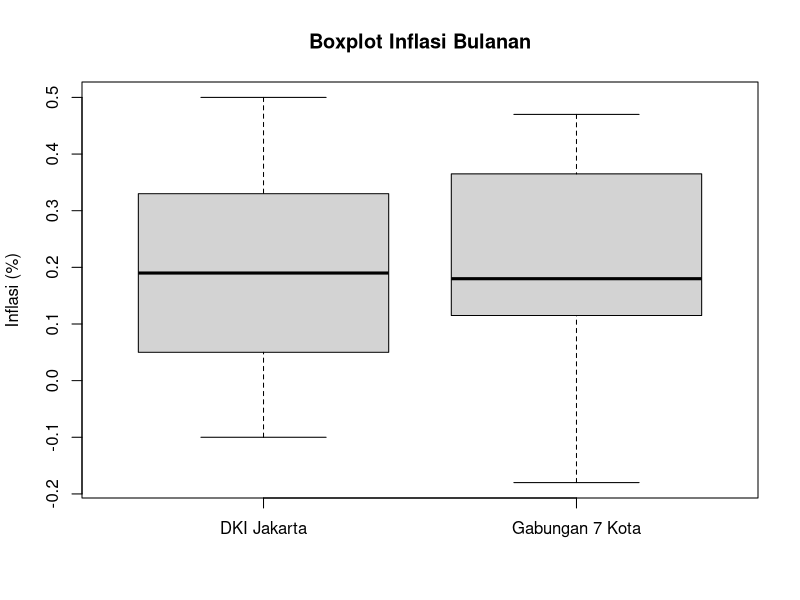
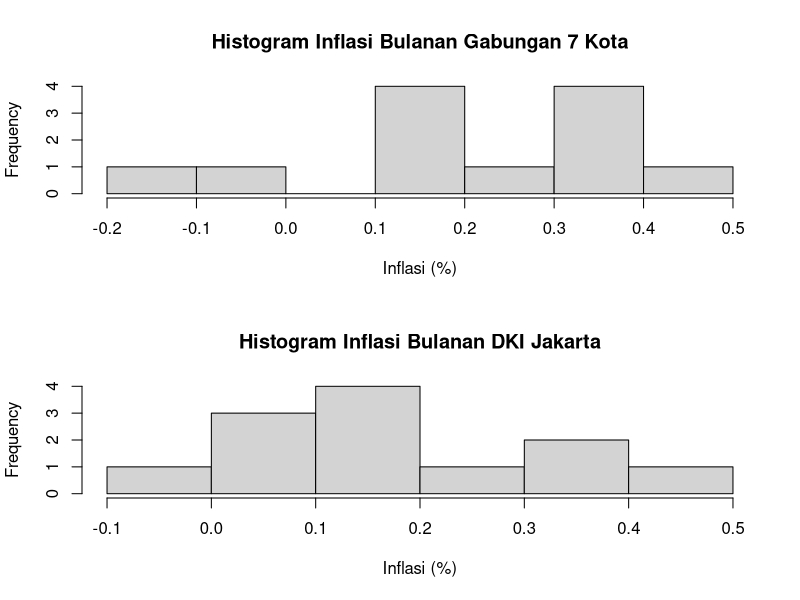
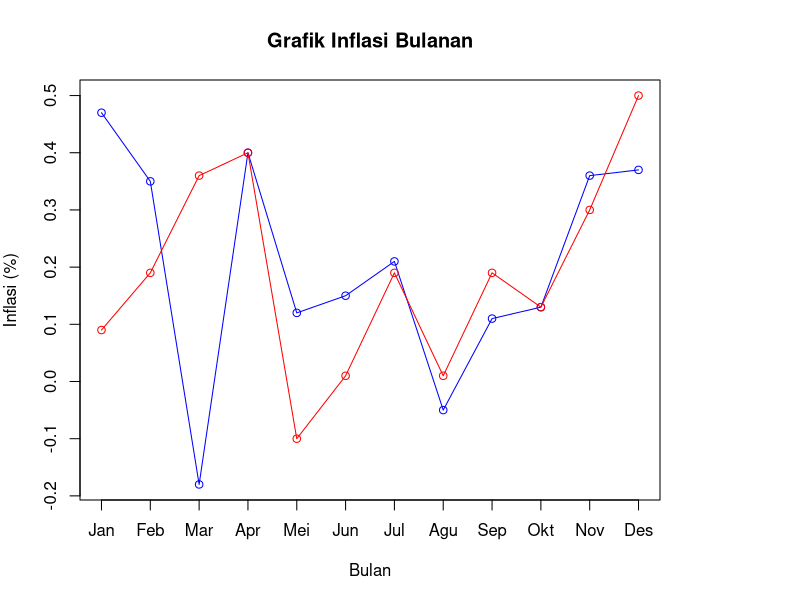

Reproduce these figures in R, in order.
# Data Gabungan 7 Kota
bulan <- c("Jan", "Feb", "Mar", "Apr", "Mei", "Jun", "Jul", "Agu", "Sep", "Okt", "Nov", "Des")
inflasi_gabungan <- c(0.47, 0.35, -0.18, 0.4, 0.12, 0.15, 0.21, -0.05, 0.11, 0.13, 0.36, 0.37)
ihk_gabungan <- c(115.65, 116.06, 115.85, 116.31, 116.45, 116.63, 116.88, 116.82, 116.95, 117.1, 117.52, 117.96)

# Data DKI Jakarta
inflasi_jakarta <- c(0.09, 0.19, 0.36, 0.4, -0.1, 0.01, 0.19, 0.01, 0.19, 0.13, 0.3, 0.5)
ihk_jakarta <- c(112.21, 112.42, 112.83, 113.28, 113.17, 113.18, 113.39, 113.4, 113.61, 113.76, 114.1, 114.67)

library(e1071)

desc_stats <- function(x) {
  c(
    Min = min(x),
    Q1 = quantile(x, 0.25),
    Median = median(x),
    Mean = mean(x),
    Q3 = quantile(x, 0.75),
    Max = max(x),
    SD = sd(x),
    Skewness = skewness(x),
    Kurtosis = kurtosis(x)
  )
}

data.frame(
  DKI_Jakarta = desc_stats(inflasi_jakarta),
  Gabungan_7_Kota = desc_stats(inflasi_gabungan)
)

# Boxplot
boxplot(inflasi_jakarta, inflasi_gabungan,
        names = c("DKI Jakarta", "Gabungan 7 Kota"),
        main = "Boxplot Inflasi Bulanan",
        ylab = "Inflasi (%)")

# Outlier dengan IQR Rule
outlier_iqr <- function(x) {
  Q1 <- quantile(x, 0.25)
  Q3 <- quantile(x, 0.75)
  IQR <- Q3 - Q1
  x[x < Q1 - 1.5 * IQR | x > Q3 + 1.5 * IQR]
}

cat("Outlier Gabungan 7 Kota:\n"); print(outlier_iqr(inflasi_gabungan))
cat("Outlier DKI Jakarta:\n"); print(outlier_iqr(inflasi_jakarta))

par(mfrow = c(2, 1))
hist(inflasi_gabungan, main = "Histogram Inflasi Bulanan Gabungan 7 Kota", xlab = "Inflasi (%)")
hist(inflasi_jakarta, main = "Histogram Inflasi Bulanan DKI Jakarta", xlab = "Inflasi (%)")

# Grafik garis Inflasi
# 1. Set margin kanan cukup agar legend muat
par(mfrow = c(1, 1))        # kembali ke layout 1 grafik
par(mar = c(5, 4, 4, 7))    # atur margin kanan agar legend muat

# 2. Plot inflasi Gabungan 7 Kota
plot(inflasi_gabungan, type = "o", col = "blue",
     ylim = range(c(inflasi_gabungan, inflasi_jakarta)),
     xaxt = "n", xlab = "Bulan", ylab = "Inflasi (%)",
     main = "Grafik Inflasi Bulanan")

# 3. Tambahkan garis inflasi DKI Jakarta
lines(inflasi_jakarta, type = "o", col = "red")

# 4. Label bulan di sumbu x
axis(1, at = 1:12, labels = bulan)

# 5. Legend kecil, posisi rapi & gak kepotong
legend("topright",
       inset = c(-0.465, 0),   # geser sedikit keluar ke kanan
       legend = c("Gabungan 7 Kota", "DKI Jakarta"),
       col = c("blue", "red"),
       lty = 1,
       pch = 1,
       cex = 0.6,            # ukuran kecil
       xpd = TRUE)          # biar bisa keluar area plot

# Fungsi untuk menghitung Koefisien Variasi (CV)
cv <- function(x) {
  sd(x) / mean(x)
}

# Menghitung CV untuk inflasi Jakarta dan 7 Kota
cv_jakarta <- cv(inflasi_jakarta)
cv_jakarta 
cv_gabungan <- cv(inflasi_gabungan)
cv_gabungan
T_obs <- abs(cv_jakarta - cv_gabungan)
T_obs

# Bootstrap untuk pengujian perbedaan CV
set.seed(123)  # Untuk reproduktifitas hasil
B <- 10000  # Jumlah replikasi bootstrap
n1 <- length(inflasi_jakarta)
n1
n2 <- length(inflasi_gabungan)
n2
combined <- c(inflasi_jakarta, inflasi_gabungan)
combined

# Simpan hasil bootstrap
T_boot <- numeric(B)
for (b in 1:B) {
  resample <- sample(combined, size = n1 + n2, replace = TRUE)
  sample1 <- sample(resample, n1, replace = TRUE)
  sample2 <- sample(resample, n2, replace = TRUE)
  
  cv1 <- cv(sample1)
  cv2 <- cv(sample2)
  
  T_boot[b] <- abs(cv1 - cv2)
}
cv1
cv2

# Hitung p-value
p_value <- mean(T_boot >= T_obs)
cat("T asli =", round(T_obs, 4), "\n")
cat("p-value bootstrap =", round(p_value, 4), "\n")

#Simulasi Jurnal Acuan
library(tibble)
library(dplyr)
library(tidyr)

# Fungsi CV
cv <- function(x) sd(x) / mean(x)

# Parameter simulasi
n_list <- c(50, 100, 500, 1000, 5000)
sigma2_list <- seq(1, 5, by = 0.2)
B <- 1000  # atau 10000 untuk stabilitas lebih tinggi

# Simulasi
set.seed(123)
hasil <- tibble(n = numeric(), sigma2 = numeric(), p_value = numeric())

for (n in n_list) {
  for (sigma2 in sigma2_list) {
    x1 <- rnorm(n, mean = 1, sd = 3)
    x2 <- rnorm(n, mean = 1, sd = sigma2)
    
    T_obs <- abs(cv(x1) - cv(x2))
    combined <- c(x1, x2)
    
    T_boot <- numeric(B)
    for (b in 1:B) {
      boot1 <- sample(combined, n, replace = TRUE)
      boot2 <- sample(combined, n, replace = TRUE)
      T_boot[b] <- abs(cv(boot1) - cv(boot2))
    }
    
    pval <- mean(T_boot >= T_obs)
    hasil <- add_row(hasil, n = n, sigma2 = sigma2, p_value = pval)
  }
}

# Ubah ke format wide
tabel_wide <- hasil %>%
  mutate(sigma2 = round(sigma2, 1)) %>%
  pivot_wider(names_from = n, values_from = p_value, names_prefix = "n = ") %>%
  arrange(sigma2)

# Tampilkan hasil
print(tabel_wide, n = Inf)
